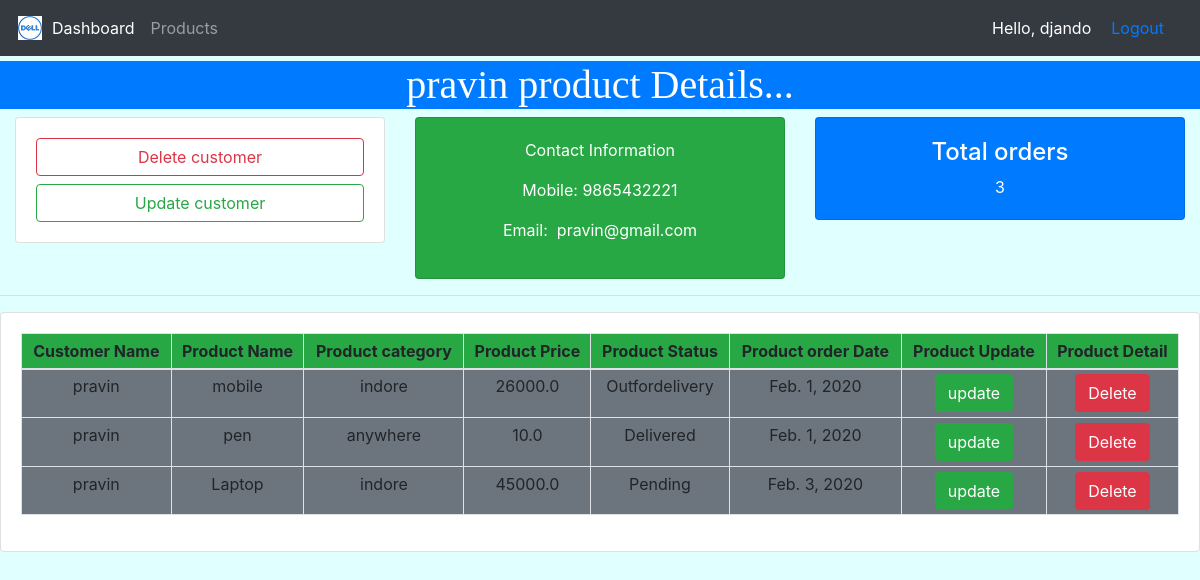
Page /customer/1 (signed in) on the committed database.
### accounts/models.py (models this page shows, shortened)
class Customers(models.Model):
    user = models.OneToOneField(User, null=True, on_delete=models.CASCADE)
    name = models.CharField(max_length=100,null=True)
    email = models.EmailField(max_length=100,null=True)
    mobile = models.BigIntegerField(null=True)
    created_date = models.DateField(auto_now_add=True,null=True)

class Orders(models.Model):
    STATUS = (
        ('Delivered','Delivered'),
        ('Pending','Pending'),
        ('Outfordelivery','Outfordelivery')
    )
    customer = models.ForeignKey(Customers,on_delete=models.CASCADE)
    product = models.ForeignKey(Products,on_delete=models.CASCADE)
    status = models.CharField(max_length=100,choices=STATUS)
    created_date = models.DateField(auto_now_add=True,null=True)

class Products(models.Model):
    CATEGORY =(
        ('indore','indore'),
        ('outdore','outdore'),
        ('anywhere','anywhere')
    )
    name = models.CharField(max_length=100,null=True)
    price = models.FloatField(null=True)
    created_date = models.DateField(auto_now_add=True,null=True)
    description = models.CharField(max_length=100,null=True,blank=True)
    category = models.CharField(max_length=100,choices=CATEGORY,null=True)
    def __str__(self):
        return self.name

### accounts/decorator.py (the view)
        def wrraper_func(request,*args,**kwargs):
            group = None
            if request.user.groups.exists():
                group =request.user.groups.all()[0].name
            if group in allowed_roles:
                return view_func(request,*args,**kwargs)
            else:
                return HttpResponse("You are not authorized to view this page")

### accounts/decorator.py (called while the page is built)
def allowed_users(allowed_roles = []):
    def decorator(view_func):
        def wrraper_func(request,*args,**kwargs):
            group = None
            if request.user.groups.exists():
                group =request.user.groups.all()[0].name
            if group in allowed_roles:
                return view_func(request,*args,**kwargs)
            else:
                return HttpResponse("You are not authorized to view this page")
        return wrraper_func
    return decorator

### accounts/views.py (called while the page is built)
@login_required(login_url='login')
@allowed_users(allowed_roles=['admin'])
def customer(request, str_pk):
    customers= Customers.objects.get(id=str_pk)
    orders= customers.orders_set.all()
    total_orders= orders.count()
    context={'customers':customers,'orders':orders,'total_orders':total_orders}
    return render(request,'crmaccounts/customers.html',context)

### templates/crmaccounts/customers.html (shortened to what this page needs)
{%  extends 'crmaccounts/base.html' %}
{% block content %}
    <h1 class="bg-primary text-white text-center " id="h11">{{ customers.name }} product Details...</h1>
    <div class="container-fluid">
    <div class="row">
        <div class="col-md">
            <div class="card">
                <div class="card-body">
                    <a href="{% url 'delete_customer' customers.id %}" class="btn btn-outline-danger btn-block" > Delete customer</a>
                    <a href="{% url 'update_customer' customers.id %}" class="btn btn-outline-success btn-block"> Update customer</a>
                </div>
            </div>
        </div>
            <div class="col-md">
                <div class="card card-sm bg-success text-white">
                    <div class="card-body ">
                        <p class="text-center">Contact Information</p>
                       <center> <p class="p1">Mobile:&nbsp{{ customers.mobile }}</p>
                           <p class="p1">Email: &nbsp{{ customers.email }} </p></center>
                    </div>
                </div>
            </div>
            <div class="col-md">
                <div class="card card-sm bg-primary text-white text-center">
                    <div class="card-body">
                        <h4 > Total orders</h4>
                            {{ total_orders }}
                    </div>
                </div>
            </div>
    </div>
    </div>
<hr>
<div class="row">
    <div class="col-md">
        <div class="card">
            <div class="card-body">
                <table class="table table-bordered table-sm text-center table-hover">
                    <thead>
                    <tr class="bg-success text-center">
                        <th>Customer Name</th>
                        <th>Product Name</th>
                        <th>Product category</th>
                        <th>Product Price</th>
                        <th>Product Status</th>
                        <th>Product order Date</th>
                        <th>Product Update</th>
                        <th>Product Detail</th>
                    </tr>
                    </thead>
                    <tbody class="bg-secondary">
                    {% for order in orders %}
                       <tr>
                       <td>{{ order.customer.name }}</td>
                       <td>{{ order.product }}</td>
                       <td>{{ order.product.category }}</td>
                       <td>{{ order.product.price }}</td>
                       <td>{{ order.status }}</td>
                       <td>{{ order.created_date }}</td>
                       <td><a href="{% url 'update_product' order.product.id %}" class="btn btn-success">update</a></td>
                       <td><a href="{% url 'delete_product' order.product.id %}" class="btn btn-danger">Delete</a></td>
                       </tr>
                    {% endfor %}
                    </tbody>
                </table>
            </div>
        </div>
    </div>
</div>
{% endblock %}

### templates/crmaccounts/navbar.html (shortened to what this page needs)
{% load static %}
<!DOCTYPE html>
<html lang="en">
<head>
  <link rel="stylesheet" href="https://maxcdn.bootstrapcdn.com/bootstrap/4.4.1/css/bootstrap.min.css">
</head>
<body>
{% block content %}
    <nav class="navbar navbar-expand-lg navbar-dark bg-dark">
    <img src="{%  static 'images/bag - Copy.png' %}" style="margin: 2px;">
  <div class="collapse navbar-collapse" id="navbarNav">
    <ul class="navbar-nav">
        {% if request.user.is_staff %}
      <li class="nav-item active">
        <a class="nav-link" href="{% url 'home' %}">Dashboard <span class="sr-only">(current)</span></a>
      </li>
      <li class="nav-item">
        <a class="nav-link" href="{% url 'product' %}">Products</a>
      </li>
        {% endif %}
    </ul>
  </div>
    <span id="s1">Hello, {{ request.user }}</span>
        <span id="s1"><a href="{% url 'logout' %}">Logout</a></span>
</nav>
{% endblock %}
</body>
</html>

### templates/crmaccounts/navbar.html (style rules this page uses)
#s1 { margin-right: 20px; color: white; }

### templates/crmaccounts/customers.html (style rules this page uses)
#h11 { margin-top: 5px; font-family: "Droid Sans Mono Dotted" }
body { background-color: lightcyan; }

### rows in the picture
Customers: name "pravin", mobile "9865432221", email "pravin@gmail.com"
Orders: customer.name "pravin", product "mobile", product.category "indore", product.price "26000.0", status "Outfordelivery", created_date "Feb. 1, 2020"
Orders: customer.name "pravin", product "pen", product.category "anywhere", product.price "10.0", status "Delivered", created_date "Feb. 1, 2020"
Orders: customer.name "pravin", product "Laptop", product.category "indore", product.price "45000.0", status "Pending", created_date "Feb. 3, 2020"

### other values in the picture
{{ request.user }} "djando"
{{ total_orders }} "3"
